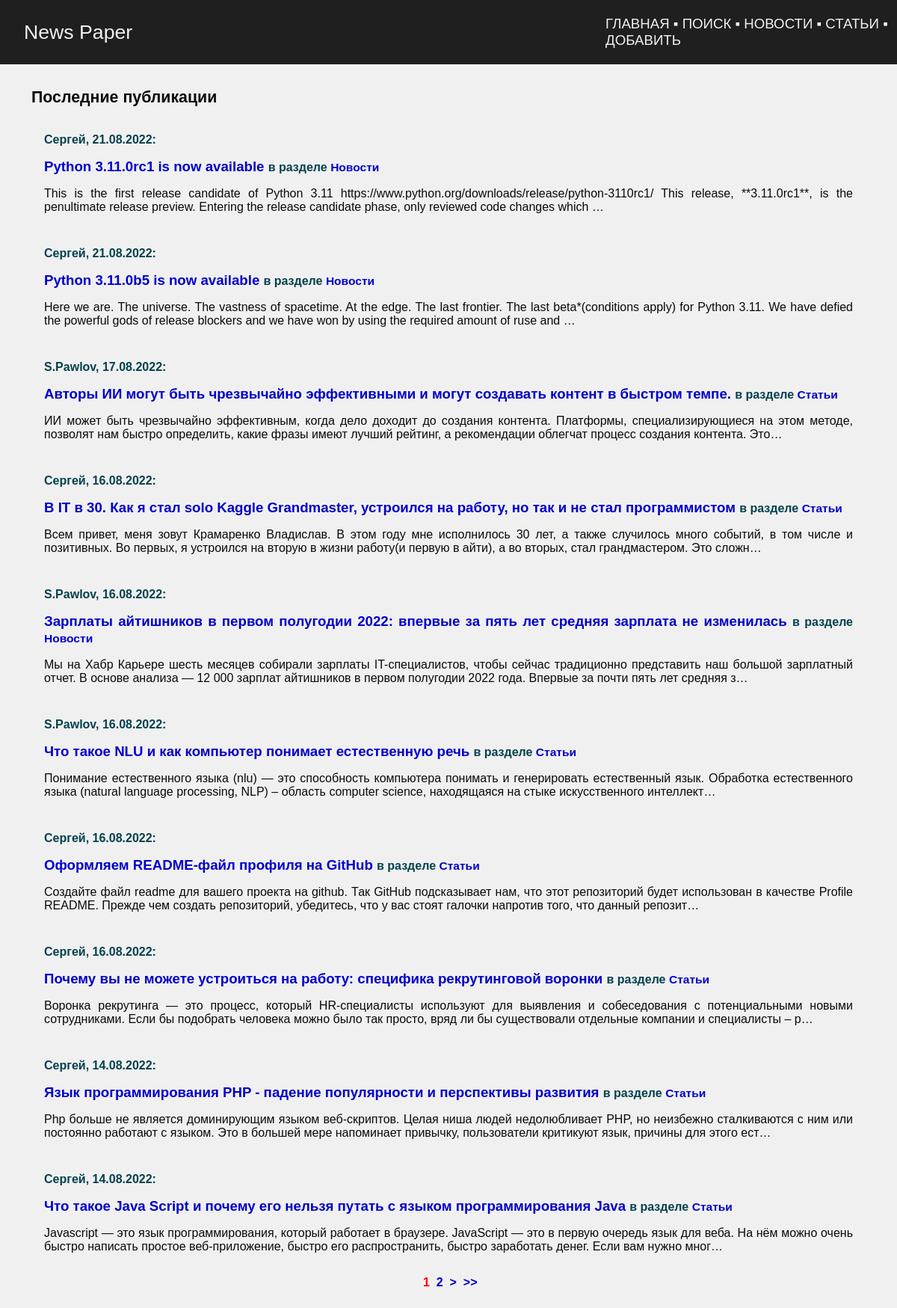
Before: / with the older database file.
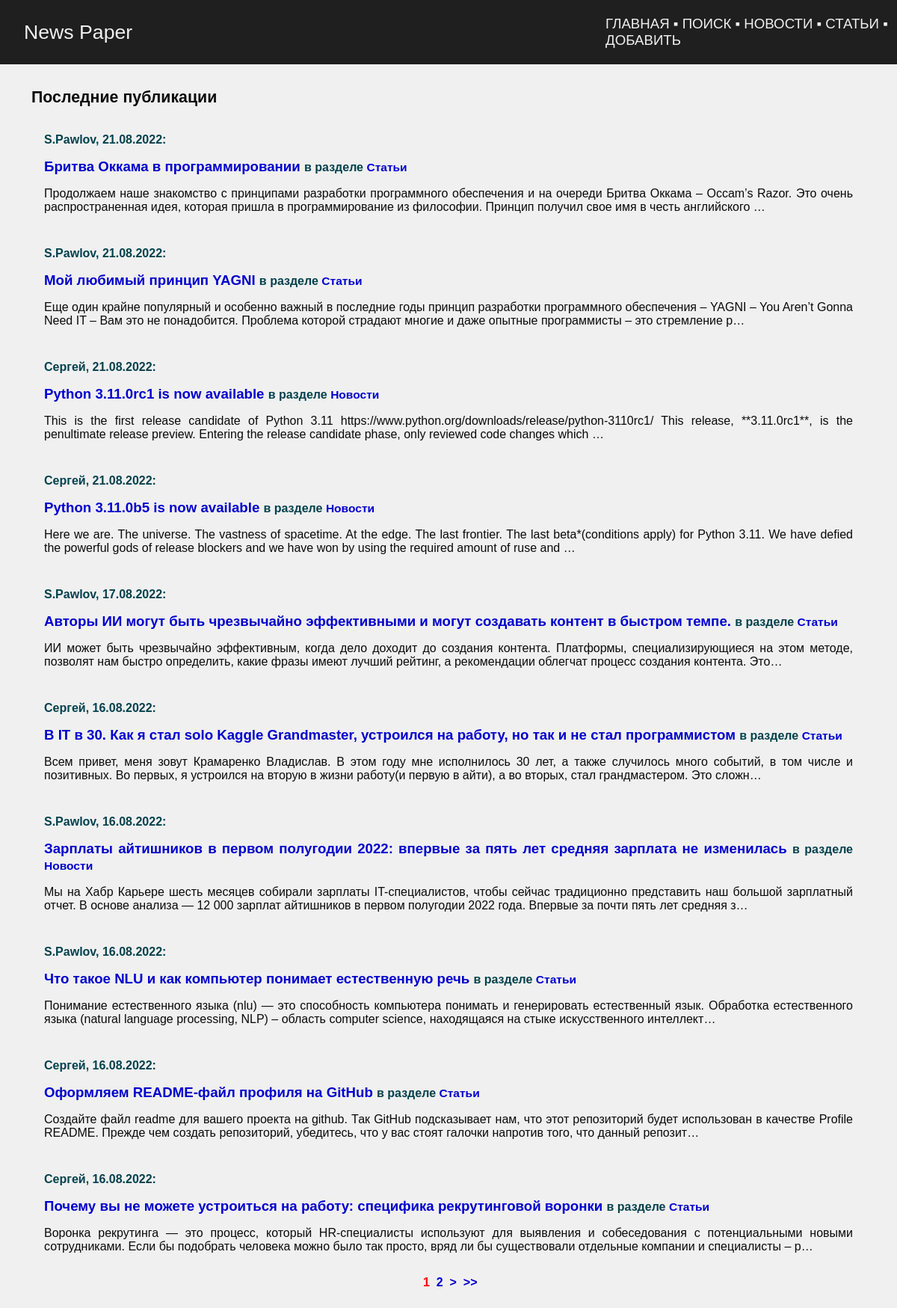
After: the same page with the newer database file.
### news/models.py (models this page shows, shortened)
class Post(models.Model):
    author_post = models.ForeignKey(
        Author, on_delete=models.CASCADE, verbose_name='Автор',
    )
    ARTICLE = 'ART'
    NEWS = 'NWS'
    CHOICE_CAT = [
        (ARTICLE, 'Статья'),
        (NEWS, 'Новость'),
    ]
    type_cat = models.CharField(
        max_length=3, choices=CHOICE_CAT, default=ARTICLE,
        verbose_name='Тип контента',
    )
    date_pub = models.DateTimeField(
        auto_now_add=True, verbose_name='Дата публикации',
    )
    post_cat = models.ManyToManyField(
        Category, through='PostCategory', verbose_name='Категория',
    )
    name = models.CharField(
        max_length=128, verbose_name='Название',
    )
    content = models.TextField(
        verbose_name='Контент',
    )
    content_rate = models.SmallIntegerField(
        default=0,
        verbose_name='Рейтинг',
    )
    class Meta:
        verbose_name = 'Пост'
        verbose_name_plural = 'Посты'

class Author(models.Model):
    author_user = models.OneToOneField(
        User,
        on_delete=models.CASCADE,
    )
    author_rate = models.SmallIntegerField(
        default=0,
    )
    def __str__(self):
        return self.author_user.username
    class Meta:
        verbose_name = 'Автор'
        verbose_name_plural = 'Авторы'

### news/views.py (the view)
# urls.py: path('', IndexView.as_view(), name='index'),
class IndexView(ListView):
    queryset = Post.objects.all().select_related()
    ordering = '-date_pub'
    template_name = 'posts.html'
    context_object_name = 'posts'
    paginate_by = 10

### news/templatetags/censor.py (called while the page is built)
@register.filter()
def censor(in_text):
    censured_text = in_text
    with open('static/json/bad_words.json', 'r') as censor_file:
        bad_text = json.load(censor_file)
    for word in censured_text.split():
        if word.lower() in bad_text:
            censured_text = censured_text.replace(
                word,
                f'{word[0]}{"*" * (len(word) - 1)}'
            )
    return censured_text

@register.filter()
def liter(in_word):
    return f'{in_word[:-1]}и'

### news/templatetags/news_tags.py (called while the page is built)
@register.simple_tag(takes_context=True)
def url_replace(context, **kwargs):
    d = context['request'].GET.copy()
    for k, v in kwargs.items():
        d[k] = v
    return d.urlencode()

### templates/posts.html (shortened to what this page needs)
{% extends 'default.html' %}
{% load censor %}
{% load news_tags %}
{% block content %}
<table class="news">
    <tr>
        <th>
            Последние публикации
        </th>
    </tr>
    <tr>
        <td>
            <table>
            {% for post in posts %}
            <tr>
                <td>
                    <p class="metanews">
                        {{ post.author_post }}, {{ post.date_pub|date:'d.m.Y' }}:
                    </p>
                    <a class="news_title" href="{% url 'news:detail' post.id %}">
                        {{ post.name|censor }}
                    </a>
                    <span class="metanews">
                        в разделе
                    </span>
                    {% if post.type_cat == 'NWS' %}
                        <a class="news_title" href="{% url 'news:news' %}">
                            <span style="font-size: smaller">{{ post.get_type_cat_display|liter }}</span>
                        </a>
                    {% elif post.type_cat == 'ART' %}
                        <a class="news_title" href="{% url 'news:articles' %}">
                            <span style="font-size: smaller">{{ post.get_type_cat_display|liter }}</span>
                        </a>
                    {% else %}
                        <a class="news_title" href="#">
                            #
                        </a>
                    {% endif %}
                    <br>
                    <p>{{ post.content|censor|truncatechars:250|safe }}</p>
                </td>
            </tr>
            {% endfor %}
            </table>
        </td>
    </tr>
</table>
<div class="pagination">
    <span class="current">&nbsp;{{ page_obj.number }}&nbsp;</span>
    {% if page_obj.has_next %}
        <a href="?{% url_replace page=page_obj.next_page_number %}">{{ page_obj.next_page_number }}</a>
        <a href="?{% url_replace page=page_obj.next_page_number %}">&nbsp;></a>
        <a href="?{% url_replace page=page_obj.paginator.num_pages %}">&nbsp;>></a>
    {% endif %}
</div>
{% endblock content %}

### templates/default.html (shortened to what this page needs)
<!DOCTYPE html>
<html lang="ru">
    <head>
        {% load static %}
        <link href="{% static 'css/styles.css' %}" rel="stylesheet" />
    </head>
    <body>
        <table class="navbar">
            <tr>
                <td style="width: 65%">
                    <a href="{% url 'news:index' %}">News Paper</a>
                </td>
                <td style="width: 35%; font-size: 14pt; font-weight: bolder">
                    <a href="{% url 'news:index' %}">ГЛАВНАЯ</a>
                    &blacksquare;
                    <a href="{% url 'news:search' %}">ПОИСК</a>
                    &blacksquare;
                    <a href="{% url 'news:news' %}">НОВОСТИ</a>
                    &blacksquare;
                    <a href="{% url 'news:articles' %}">СТАТЬИ</a>
                    &blacksquare;
                    <a href="{% url 'news:create' %}">ДОБАВИТЬ</a>
                </td>
            </tr>
        </table>
        <div class="container">
            <div class="text-center mt-5">
                {% block content %}{% endblock content %}
            </div>
        </div>
    </body>
</html>

### static/css/styles.css (style rules this page uses)
body { margin: 0; background-color: #f0f0f0; font-family: Calibri, Arial, Helvetica, sans-serif; }
table.navbar { width: 100%; font-family: Calibri, Helvetica, sans-serif; font-size: 20pt; background-color: #1f1f1f; }
table.navbar td { color: #f0f0f0; height: 80px; padding-left: 30px; vertical-align: center; }
table.navbar a:link { color: #f0f0f0; font-weight: lighter; text-decoration: none; }
div.container { color: #0a0a0a; padding: 25px; }
a.news_title:link { color: mediumblue; font-size: 14pt; font-weight: bolder; text-decoration: none; }
table.news { width: 100%; font-size: 12pt; }
table.news th { padding: 5px 15px; text-align: left; font-weight: bolder; font-size: 16pt; }
table.news td { padding: 5px 15px; vertical-align: top; text-align: justify; }
table.news td a:link { text-decoration: none; color: mediumblue; font-weight: bolder; }
.metanews { font-size: 12pt; font-weight: bolder; color: #04414d }
div.pagination { font-size: 12pt; color: black; text-align: center; font-weight: bolder; }
div.pagination a:link { color: mediumblue; text-decoration: none; }
.current { color: red; }

Changed rows visible on the page:
no longer on this page (row unchanged): Post: author_post "Сергей", date_pub "14.08.2022", name|censor "Язык программирования PHP - падение популярности и перспективы развития", type_cat|liter "Статьи", content|censor "Php больше не является доминирующим языком веб-скриптов. Целая ниша людей недолюбливает PHP, но неизбежно сталкиваются с ним или постоянно работают с языком. Это в большей мере напоминает привычку, пользователи критикуют язык, причины для этого ест…"
no longer on this page (row unchanged): Post: author_post "Сергей", date_pub "14.08.2022", name|censor "Что такое Java Script и почему его нельзя путать с языком программирования Java", type_cat|liter "Статьи", content|censor "Javascript — это язык программирования, который работает в браузере. JavaScript — это в первую очередь язык для веба. На нём можно очень быстро написать простое веб-приложение, быстро его распространить, быстро заработать денег. Если вам нужно мног…"
added Post: author_post "S.Pawlov", date_pub "21.08.2022", name|censor "Бритва Оккама в программировании", type_cat|liter "Статьи", content|censor "Продолжаем наше знакомство с принципами разработки программного обеспечения и на очереди Бритва Оккама – Occam’s Razor. Это очень распространенная идея, которая пришла в программирование из философии. Принцип получил свое имя в честь английского …"
added Post: author_post "S.Pawlov", date_pub "21.08.2022", name|censor "Мой любимый принцип YAGNI", type_cat|liter "Статьи", content|censor "Еще один крайне популярный и особенно важный в последние годы принцип разработки программного обеспечения – YAGNI – You Aren’t Gonna Need IT – Вам это не понадобится. Проблема которой страдают многие и даже опытные программисты – это стремление р…"
